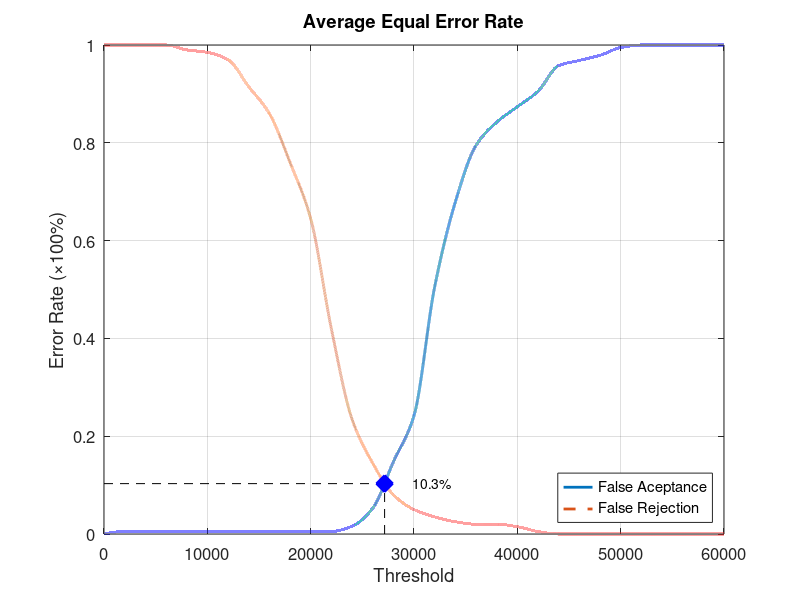
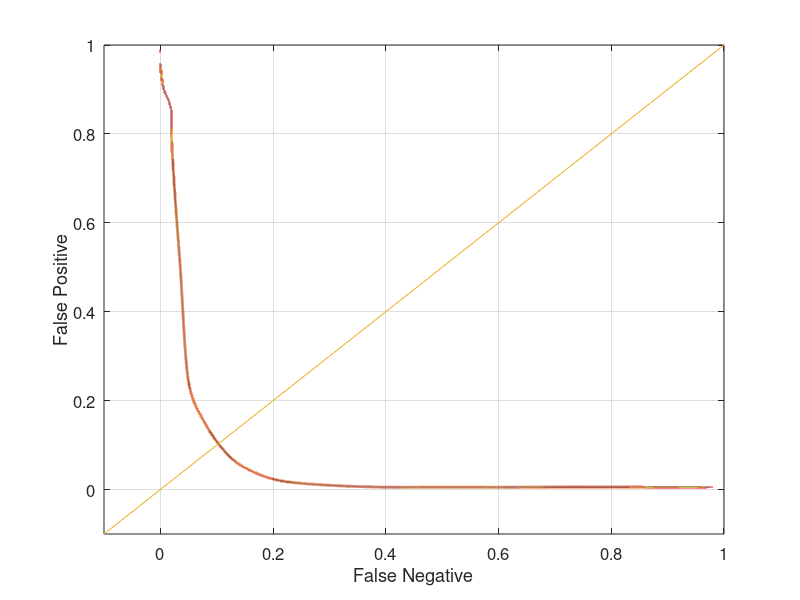

These figures' MATLAB source, in order:
function yEER = Database5_4
close all;
clear;
clc;
x = 0:2000:60000;
xq = 0:0.5:60000;

y0 = [0 0.00526316 0.00526316 0.00526316 0.00526316 0.00526316 0.00526316 0.00526316 0.00526316 0.00526316 0.00526316 0.00526316 0.0157895 0.0526316 0.147368 0.242105 0.505263 0.678947 0.794737 0.842105 0.873684 0.905263 0.957895 0.968421 0.978947 0.994737 1 1 1 1 1];
yy0 = interp1(x, y0, xq, 'pchip');
y1 = [1 1 1 1 0.99 0.985 0.97 0.915 0.86 0.76 0.645 0.42 0.235 0.145 0.08 0.05 0.035 0.025 0.02 0.02 0.015 0.005 0 0 0 0 0 0 0 0 0];
yy1 = interp1(x, y1, xq, 'pchip');

% Calculating EER: 
y2 = abs(y0 - y1);
find(y2 == min(y2))
yy2 = abs(yy0 - yy1);
xEER = find(yy2 == min(yy2));
xEERIndex = xq(xEER) % X-axis EER
yEER = yy0(xEER) % Y-axis EER

main = figure
plot(xq, yy0,'-','LineWidth', 2);	hold on
plot(xq, yy1,'--','LineWidth', 2);	hold on
plot([xEERIndex xEERIndex], [0 yEER], 'k--');	hold on
plot([0 xEERIndex], [yEER yEER], 'k--');	hold on
plot(xEERIndex, yEER, 'bx', 'LineWidth', 10);	hold on
text(xEERIndex + 10 * xEERIndex / 100, yEER, [num2str(round((10000 * yEER)) / 100) '%'])
legend('False Aceptance', 'False Rejection', 'Location', 'SouthEast')
xlabel('Threshold')
ylabel('Error Rate (\times100%)')
title('Average Equal Error Rate')
set(gca, 'FontSize', 12)
axis([0 60000 0 1])
grid on

print(main, 'Database5_4Main', '-dpng');
FNRxFPR = figure('Color', [1 1 1]);
plot(yy1, yy0, '-', yy1, yy0, 'LineWidth', 2);
hold on
y = -0.1:0.1:1
plot(y, y); 
set(gca, 'FontSize', 12)
xlabel('False Negative')
ylabel('False Positive')
axis([-0.1 1 -0.1 1])
set(gca, 'FontSize', 12)
grid on

print(FNRxFPR, 'Database5_4FNRxFPR','-dpng');
end
